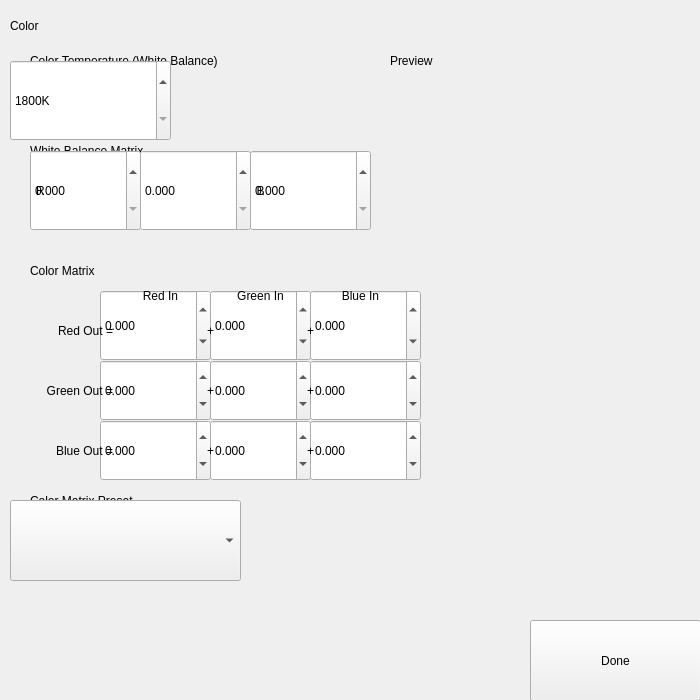
<?xml version="1.0" encoding="UTF-8"?>
<ui version="4.0">
 <class>Color</class>
 <widget class="QWidget" name="Color">
  <property name="geometry">
   <rect>
    <x>0</x>
    <y>0</y>
    <width>700</width>
    <height>700</height>
   </rect>
  </property>
  <property name="windowTitle">
   <string>Chronos Screen</string>
  </property>
  <widget class="InteractiveVideoArea" name="interactivevideoarea">
   <property name="enabled">
    <bool>false</bool>
   </property>
   <property name="geometry">
    <rect>
     <x>390</x>
     <y>80</y>
     <width>291</width>
     <height>191</height>
    </rect>
   </property>
  </widget>
  <widget class="HeaderLabel" name="headerlabel">
   <property name="geometry">
    <rect>
     <x>10</x>
     <y>10</y>
     <width>241</width>
     <height>31</height>
    </rect>
   </property>
   <property name="text">
    <string>Color</string>
   </property>
  </widget>
  <widget class="Button" name="uiDone">
   <property name="geometry">
    <rect>
     <x>530</x>
     <y>620</y>
     <width>171</width>
     <height>81</height>
    </rect>
   </property>
   <property name="text">
    <string>Done</string>
   </property>
   <property name="clickMarginLeft" stdset="0">
    <enum>Button::half</enum>
   </property>
  </widget>
  <widget class="Subheader" name="subheader">
   <property name="geometry">
    <rect>
     <x>30</x>
     <y>50</y>
     <width>291</width>
     <height>21</height>
    </rect>
   </property>
   <property name="text">
    <string>Color Temperature (White Balance)</string>
   </property>
  </widget>
  <widget class="SpinBox" name="uiColorTemperature">
   <property name="geometry">
    <rect>
     <x>10</x>
     <y>60</y>
     <width>161</width>
     <height>81</height>
    </rect>
   </property>
   <property name="suffix">
    <string>K</string>
   </property>
   <property name="minimum">
    <number>1800</number>
   </property>
   <property name="maximum">
    <number>10000</number>
   </property>
   <property name="singleStep">
    <number>25</number>
   </property>
  </widget>
  <widget class="ComboBox" name="uiColorMatrixPreset">
   <property name="geometry">
    <rect>
     <x>10</x>
     <y>500</y>
     <width>231</width>
     <height>81</height>
    </rect>
   </property>
  </widget>
  <widget class="Subheader" name="subheader_4">
   <property name="geometry">
    <rect>
     <x>30</x>
     <y>490</y>
     <width>181</width>
     <height>21</height>
    </rect>
   </property>
   <property name="text">
    <string>Color Matrix Preset</string>
   </property>
  </widget>
  <widget class="Subheader" name="subheader_5">
   <property name="geometry">
    <rect>
     <x>390</x>
     <y>50</y>
     <width>241</width>
     <height>21</height>
    </rect>
   </property>
   <property name="text">
    <string>Preview</string>
   </property>
  </widget>
  <widget class="QWidget" name="widget" native="true">
   <property name="geometry">
    <rect>
     <x>20</x>
     <y>250</y>
     <width>401</width>
     <height>241</height>
    </rect>
   </property>
   <widget class="DecimalSpinBox" name="uiCMGreenGreen">
    <property name="geometry">
     <rect>
      <x>190</x>
      <y>110</y>
      <width>101</width>
      <height>61</height>
     </rect>
    </property>
    <property name="decimals">
     <number>3</number>
    </property>
    <property name="minimum">
     <double>-2.500000000000000</double>
    </property>
    <property name="maximum">
     <double>2.500000000000000</double>
    </property>
    <property name="singleStep">
     <double>0.010000000000000</double>
    </property>
    <property name="clickMarginLeft" stdset="0">
     <enum>DecimalSpinBox::half</enum>
    </property>
    <property name="clickMarginRight" stdset="0">
     <enum>DecimalSpinBox::half</enum>
    </property>
    <property name="clickMarginTop" stdset="0">
     <enum>DecimalSpinBox::half</enum>
    </property>
    <property name="clickMarginBottom" stdset="0">
     <enum>DecimalSpinBox::half</enum>
    </property>
   </widget>
   <widget class="Subheader" name="subheader_3">
    <property name="geometry">
     <rect>
      <x>10</x>
      <y>10</y>
      <width>241</width>
      <height>21</height>
     </rect>
    </property>
    <property name="text">
     <string>Color Matrix</string>
    </property>
   </widget>
   <widget class="DecimalSpinBox" name="uiCMGreenRed">
    <property name="geometry">
     <rect>
      <x>80</x>
      <y>110</y>
      <width>111</width>
      <height>61</height>
     </rect>
    </property>
    <property name="decimals">
     <number>3</number>
    </property>
    <property name="minimum">
     <double>-2.500000000000000</double>
    </property>
    <property name="maximum">
     <double>2.500000000000000</double>
    </property>
    <property name="singleStep">
     <double>0.010000000000000</double>
    </property>
    <property name="clickMarginRight" stdset="0">
     <enum>DecimalSpinBox::half</enum>
    </property>
    <property name="clickMarginTop" stdset="0">
     <enum>DecimalSpinBox::half</enum>
    </property>
    <property name="clickMarginBottom" stdset="0">
     <enum>DecimalSpinBox::half</enum>
    </property>
   </widget>
   <widget class="DecimalSpinBox" name="uiCMGreenBlue">
    <property name="geometry">
     <rect>
      <x>290</x>
      <y>110</y>
      <width>111</width>
      <height>61</height>
     </rect>
    </property>
    <property name="decimals">
     <number>3</number>
    </property>
    <property name="minimum">
     <double>-2.500000000000000</double>
    </property>
    <property name="maximum">
     <double>2.500000000000000</double>
    </property>
    <property name="singleStep">
     <double>0.010000000000000</double>
    </property>
    <property name="clickMarginLeft" stdset="0">
     <enum>DecimalSpinBox::half</enum>
    </property>
    <property name="clickMarginTop" stdset="0">
     <enum>DecimalSpinBox::half</enum>
    </property>
    <property name="clickMarginBottom" stdset="0">
     <enum>DecimalSpinBox::half</enum>
    </property>
   </widget>
   <widget class="DecimalSpinBox" name="uiCMBlueGreen">
    <property name="geometry">
     <rect>
      <x>190</x>
      <y>170</y>
      <width>101</width>
      <height>61</height>
     </rect>
    </property>
    <property name="decimals">
     <number>3</number>
    </property>
    <property name="minimum">
     <double>-2.500000000000000</double>
    </property>
    <property name="maximum">
     <double>2.500000000000000</double>
    </property>
    <property name="singleStep">
     <double>0.010000000000000</double>
    </property>
    <property name="clickMarginLeft" stdset="0">
     <enum>DecimalSpinBox::half</enum>
    </property>
    <property name="clickMarginRight" stdset="0">
     <enum>DecimalSpinBox::half</enum>
    </property>
    <property name="clickMarginTop" stdset="0">
     <enum>DecimalSpinBox::half</enum>
    </property>
    <property name="clickMarginBottom" stdset="0">
     <enum>DecimalSpinBox::half</enum>
    </property>
   </widget>
   <widget class="DecimalSpinBox" name="uiCMRedRed">
    <property name="geometry">
     <rect>
      <x>80</x>
      <y>40</y>
      <width>111</width>
      <height>71</height>
     </rect>
    </property>
    <property name="decimals">
     <number>3</number>
    </property>
    <property name="minimum">
     <double>-2.500000000000000</double>
    </property>
    <property name="maximum">
     <double>2.500000000000000</double>
    </property>
    <property name="singleStep">
     <double>0.010000000000000</double>
    </property>
    <property name="clickMarginRight" stdset="0">
     <enum>DecimalSpinBox::half</enum>
    </property>
    <property name="clickMarginBottom" stdset="0">
     <enum>DecimalSpinBox::half</enum>
    </property>
   </widget>
   <widget class="DecimalSpinBox" name="uiCMRedBlue">
    <property name="geometry">
     <rect>
      <x>290</x>
      <y>40</y>
      <width>111</width>
      <height>71</height>
     </rect>
    </property>
    <property name="decimals">
     <number>3</number>
    </property>
    <property name="minimum">
     <double>-2.500000000000000</double>
    </property>
    <property name="maximum">
     <double>2.500000000000000</double>
    </property>
    <property name="singleStep">
     <double>0.010000000000000</double>
    </property>
    <property name="clickMarginLeft" stdset="0">
     <enum>DecimalSpinBox::half</enum>
    </property>
    <property name="clickMarginBottom" stdset="0">
     <enum>DecimalSpinBox::half</enum>
    </property>
   </widget>
   <widget class="DecimalSpinBox" name="uiCMBlueBlue">
    <property name="geometry">
     <rect>
      <x>290</x>
      <y>170</y>
      <width>111</width>
      <height>61</height>
     </rect>
    </property>
    <property name="decimals">
     <number>3</number>
    </property>
    <property name="minimum">
     <double>-2.500000000000000</double>
    </property>
    <property name="maximum">
     <double>2.500000000000000</double>
    </property>
    <property name="singleStep">
     <double>0.010000000000000</double>
    </property>
    <property name="clickMarginLeft" stdset="0">
     <enum>DecimalSpinBox::half</enum>
    </property>
    <property name="clickMarginTop" stdset="0">
     <enum>DecimalSpinBox::half</enum>
    </property>
    <property name="clickMarginBottom" stdset="0">
     <enum>DecimalSpinBox::half</enum>
    </property>
   </widget>
   <widget class="DecimalSpinBox" name="uiCMBlueRed">
    <property name="geometry">
     <rect>
      <x>80</x>
      <y>170</y>
      <width>111</width>
      <height>61</height>
     </rect>
    </property>
    <property name="decimals">
     <number>3</number>
    </property>
    <property name="minimum">
     <double>-2.500000000000000</double>
    </property>
    <property name="maximum">
     <double>2.500000000000000</double>
    </property>
    <property name="singleStep">
     <double>0.010000000000000</double>
    </property>
    <property name="clickMarginRight" stdset="0">
     <enum>DecimalSpinBox::half</enum>
    </property>
    <property name="clickMarginTop" stdset="0">
     <enum>DecimalSpinBox::half</enum>
    </property>
    <property name="clickMarginBottom" stdset="0">
     <enum>DecimalSpinBox::half</enum>
    </property>
   </widget>
   <widget class="DecimalSpinBox" name="uiCMRedGreen">
    <property name="geometry">
     <rect>
      <x>190</x>
      <y>40</y>
      <width>101</width>
      <height>71</height>
     </rect>
    </property>
    <property name="decimals">
     <number>3</number>
    </property>
    <property name="minimum">
     <double>-2.500000000000000</double>
    </property>
    <property name="maximum">
     <double>2.500000000000000</double>
    </property>
    <property name="singleStep">
     <double>0.010000000000000</double>
    </property>
    <property name="clickMarginLeft" stdset="0">
     <enum>DecimalSpinBox::half</enum>
    </property>
    <property name="clickMarginRight" stdset="0">
     <enum>DecimalSpinBox::half</enum>
    </property>
    <property name="clickMarginBottom" stdset="0">
     <enum>DecimalSpinBox::half</enum>
    </property>
   </widget>
   <widget class="Label" name="label_6">
    <property name="geometry">
     <rect>
      <x>2</x>
      <y>70</y>
      <width>91</width>
      <height>21</height>
     </rect>
    </property>
    <property name="text">
     <string>Red Out =</string>
    </property>
    <property name="alignment">
     <set>Qt::AlignRight|Qt::AlignTrailing|Qt::AlignVCenter</set>
    </property>
   </widget>
   <widget class="Label" name="label_4">
    <property name="geometry">
     <rect>
      <x>100</x>
      <y>30</y>
      <width>81</width>
      <height>31</height>
     </rect>
    </property>
    <property name="text">
     <string>Red In</string>
    </property>
    <property name="alignment">
     <set>Qt::AlignCenter</set>
    </property>
   </widget>
   <widget class="Label" name="label_5">
    <property name="geometry">
     <rect>
      <x>200</x>
      <y>30</y>
      <width>81</width>
      <height>31</height>
     </rect>
    </property>
    <property name="text">
     <string>Green In</string>
    </property>
    <property name="alignment">
     <set>Qt::AlignCenter</set>
    </property>
   </widget>
   <widget class="Label" name="label_7">
    <property name="geometry">
     <rect>
      <x>300</x>
      <y>30</y>
      <width>81</width>
      <height>31</height>
     </rect>
    </property>
    <property name="text">
     <string>Blue In</string>
    </property>
    <property name="alignment">
     <set>Qt::AlignCenter</set>
    </property>
   </widget>
   <widget class="Label" name="label_8">
    <property name="geometry">
     <rect>
      <x>2</x>
      <y>130</y>
      <width>91</width>
      <height>21</height>
     </rect>
    </property>
    <property name="text">
     <string>Green Out =</string>
    </property>
    <property name="alignment">
     <set>Qt::AlignRight|Qt::AlignTrailing|Qt::AlignVCenter</set>
    </property>
   </widget>
   <widget class="Label" name="label_9">
    <property name="geometry">
     <rect>
      <x>2</x>
      <y>190</y>
      <width>91</width>
      <height>21</height>
     </rect>
    </property>
    <property name="text">
     <string>Blue Out =</string>
    </property>
    <property name="alignment">
     <set>Qt::AlignRight|Qt::AlignTrailing|Qt::AlignVCenter</set>
    </property>
   </widget>
   <widget class="Label" name="label_10">
    <property name="geometry">
     <rect>
      <x>180</x>
      <y>70</y>
      <width>21</width>
      <height>21</height>
     </rect>
    </property>
    <property name="text">
     <string>+</string>
    </property>
    <property name="alignment">
     <set>Qt::AlignCenter</set>
    </property>
   </widget>
   <widget class="Label" name="label_11">
    <property name="geometry">
     <rect>
      <x>280</x>
      <y>70</y>
      <width>21</width>
      <height>21</height>
     </rect>
    </property>
    <property name="text">
     <string>+</string>
    </property>
    <property name="alignment">
     <set>Qt::AlignCenter</set>
    </property>
   </widget>
   <widget class="Label" name="label_12">
    <property name="geometry">
     <rect>
      <x>180</x>
      <y>130</y>
      <width>21</width>
      <height>21</height>
     </rect>
    </property>
    <property name="text">
     <string>+</string>
    </property>
    <property name="alignment">
     <set>Qt::AlignCenter</set>
    </property>
   </widget>
   <widget class="Label" name="label_13">
    <property name="geometry">
     <rect>
      <x>280</x>
      <y>130</y>
      <width>21</width>
      <height>21</height>
     </rect>
    </property>
    <property name="text">
     <string>+</string>
    </property>
    <property name="alignment">
     <set>Qt::AlignCenter</set>
    </property>
   </widget>
   <widget class="Label" name="label_14">
    <property name="geometry">
     <rect>
      <x>180</x>
      <y>190</y>
      <width>21</width>
      <height>21</height>
     </rect>
    </property>
    <property name="text">
     <string>+</string>
    </property>
    <property name="alignment">
     <set>Qt::AlignCenter</set>
    </property>
   </widget>
   <widget class="Label" name="label_15">
    <property name="geometry">
     <rect>
      <x>280</x>
      <y>190</y>
      <width>21</width>
      <height>21</height>
     </rect>
    </property>
    <property name="text">
     <string>+</string>
    </property>
    <property name="alignment">
     <set>Qt::AlignCenter</set>
    </property>
   </widget>
   <zorder>uiCMBlueGreen</zorder>
   <zorder>uiCMBlueRed</zorder>
   <zorder>uiCMGreenRed</zorder>
   <zorder>uiCMGreenBlue</zorder>
   <zorder>uiCMRedGreen</zorder>
   <zorder>uiCMBlueBlue</zorder>
   <zorder>uiCMRedBlue</zorder>
   <zorder>uiCMGreenGreen</zorder>
   <zorder>uiCMRedRed</zorder>
   <zorder>label_6</zorder>
   <zorder>subheader_3</zorder>
   <zorder>label_4</zorder>
   <zorder>label_5</zorder>
   <zorder>label_7</zorder>
   <zorder>label_8</zorder>
   <zorder>label_9</zorder>
   <zorder>label_10</zorder>
   <zorder>label_11</zorder>
   <zorder>label_12</zorder>
   <zorder>label_13</zorder>
   <zorder>label_14</zorder>
   <zorder>label_15</zorder>
  </widget>
  <widget class="QWidget" name="widget_2" native="true">
   <property name="geometry">
    <rect>
     <x>20</x>
     <y>130</y>
     <width>361</width>
     <height>111</height>
    </rect>
   </property>
   <widget class="Label" name="label_2">
    <property name="geometry">
     <rect>
      <x>120</x>
      <y>50</y>
      <width>21</width>
      <height>21</height>
     </rect>
    </property>
    <property name="text">
     <string>G</string>
    </property>
    <property name="alignment">
     <set>Qt::AlignCenter</set>
    </property>
   </widget>
   <widget class="DecimalSpinBox" name="uiWBBlue">
    <property name="geometry">
     <rect>
      <x>230</x>
      <y>20</y>
      <width>121</width>
      <height>81</height>
     </rect>
    </property>
    <property name="decimals">
     <number>3</number>
    </property>
    <property name="maximum">
     <double>5.000000000000000</double>
    </property>
    <property name="singleStep">
     <double>0.010000000000000</double>
    </property>
   </widget>
   <widget class="DecimalSpinBox" name="uiWBGreen">
    <property name="geometry">
     <rect>
      <x>120</x>
      <y>20</y>
      <width>111</width>
      <height>81</height>
     </rect>
    </property>
    <property name="decimals">
     <number>3</number>
    </property>
    <property name="maximum">
     <double>5.000000000000000</double>
    </property>
    <property name="singleStep">
     <double>0.010000000000000</double>
    </property>
    <property name="clickMarginRight" stdset="0">
     <enum>DecimalSpinBox::half</enum>
    </property>
   </widget>
   <widget class="Label" name="label_3">
    <property name="geometry">
     <rect>
      <x>230</x>
      <y>50</y>
      <width>21</width>
      <height>21</height>
     </rect>
    </property>
    <property name="text">
     <string>B</string>
    </property>
    <property name="alignment">
     <set>Qt::AlignCenter</set>
    </property>
   </widget>
   <widget class="DecimalSpinBox" name="uiWBRed">
    <property name="geometry">
     <rect>
      <x>10</x>
      <y>20</y>
      <width>111</width>
      <height>81</height>
     </rect>
    </property>
    <property name="decimals">
     <number>3</number>
    </property>
    <property name="maximum">
     <double>5.000000000000000</double>
    </property>
    <property name="singleStep">
     <double>0.010000000000000</double>
    </property>
    <property name="clickMarginRight" stdset="0">
     <enum>DecimalSpinBox::half</enum>
    </property>
   </widget>
   <widget class="Subheader" name="subheader_2">
    <property name="geometry">
     <rect>
      <x>10</x>
      <y>10</y>
      <width>241</width>
      <height>21</height>
     </rect>
    </property>
    <property name="text">
     <string>White Balance Matrix</string>
    </property>
   </widget>
   <widget class="Label" name="label">
    <property name="geometry">
     <rect>
      <x>10</x>
      <y>50</y>
      <width>21</width>
      <height>21</height>
     </rect>
    </property>
    <property name="text">
     <string>R</string>
    </property>
    <property name="alignment">
     <set>Qt::AlignCenter</set>
    </property>
   </widget>
   <zorder>subheader_2</zorder>
   <zorder>label_2</zorder>
   <zorder>uiWBBlue</zorder>
   <zorder>uiWBGreen</zorder>
   <zorder>label_3</zorder>
   <zorder>uiWBRed</zorder>
   <zorder>label</zorder>
  </widget>
  <widget class="Backdrop" name="backdrop">
   <property name="geometry">
    <rect>
     <x>0</x>
     <y>0</y>
     <width>391</width>
     <height>711</height>
    </rect>
   </property>
  </widget>
  <widget class="Backdrop" name="backdrop_2">
   <property name="geometry">
    <rect>
     <x>390</x>
     <y>0</y>
     <width>311</width>
     <height>81</height>
    </rect>
   </property>
  </widget>
  <widget class="Backdrop" name="backdrop_3">
   <property name="geometry">
    <rect>
     <x>681</x>
     <y>80</y>
     <width>20</width>
     <height>191</height>
    </rect>
   </property>
  </widget>
  <widget class="Backdrop" name="backdrop_4">
   <property name="geometry">
    <rect>
     <x>390</x>
     <y>270</y>
     <width>311</width>
     <height>431</height>
    </rect>
   </property>
  </widget>
  <zorder>backdrop_3</zorder>
  <zorder>backdrop_4</zorder>
  <zorder>backdrop</zorder>
  <zorder>backdrop_2</zorder>
  <zorder>subheader_4</zorder>
  <zorder>widget</zorder>
  <zorder>interactivevideoarea</zorder>
  <zorder>headerlabel</zorder>
  <zorder>uiDone</zorder>
  <zorder>subheader</zorder>
  <zorder>uiColorMatrixPreset</zorder>
  <zorder>subheader_5</zorder>
  <zorder>widget_2</zorder>
  <zorder>uiColorTemperature</zorder>
 </widget>
 <customwidgets>
  <customwidget>
   <class>Backdrop</class>
   <extends>QLabel</extends>
   <header>backdrop</header>
  </customwidget>
  <customwidget>
   <class>Button</class>
   <extends>QPushButton</extends>
   <header>button</header>
  </customwidget>
  <customwidget>
   <class>ComboBox</class>
   <extends>QComboBox</extends>
   <header>combo_box</header>
  </customwidget>
  <customwidget>
   <class>DecimalSpinBox</class>
   <extends>QDoubleSpinBox</extends>
   <header>decimal_spin_box</header>
  </customwidget>
  <customwidget>
   <class>HeaderLabel</class>
   <extends>QLabel</extends>
   <header>header_label</header>
  </customwidget>
  <customwidget>
   <class>InteractiveVideoArea</class>
   <extends>QWidget</extends>
   <header>interactive_video_area</header>
  </customwidget>
  <customwidget>
   <class>Label</class>
   <extends>QLabel</extends>
   <header>label</header>
  </customwidget>
  <customwidget>
   <class>SpinBox</class>
   <extends>QSpinBox</extends>
   <header>spin_box</header>
  </customwidget>
  <customwidget>
   <class>Subheader</class>
   <extends>QLabel</extends>
   <header>subheader</header>
  </customwidget>
 </customwidgets>
 <tabstops>
  <tabstop>uiDone</tabstop>
  <tabstop>uiColorTemperature</tabstop>
  <tabstop>uiColorMatrixPreset</tabstop>
  <tabstop>uiWBRed</tabstop>
  <tabstop>uiWBGreen</tabstop>
  <tabstop>uiWBBlue</tabstop>
  <tabstop>uiCMRedRed</tabstop>
  <tabstop>uiCMRedGreen</tabstop>
  <tabstop>uiCMRedBlue</tabstop>
  <tabstop>uiCMGreenRed</tabstop>
  <tabstop>uiCMGreenGreen</tabstop>
  <tabstop>uiCMGreenBlue</tabstop>
  <tabstop>uiCMBlueRed</tabstop>
  <tabstop>uiCMBlueGreen</tabstop>
  <tabstop>uiCMBlueBlue</tabstop>
 </tabstops>
 <resources/>
 <connections/>
</ui>
